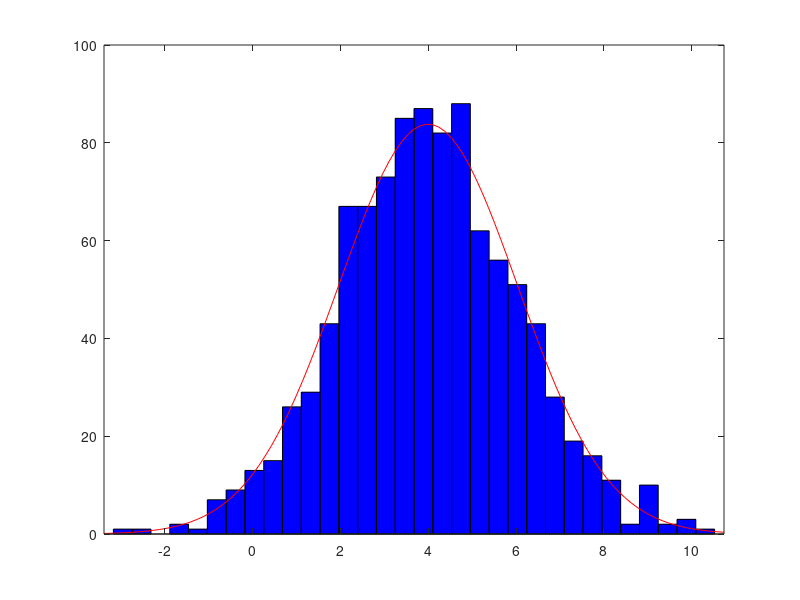
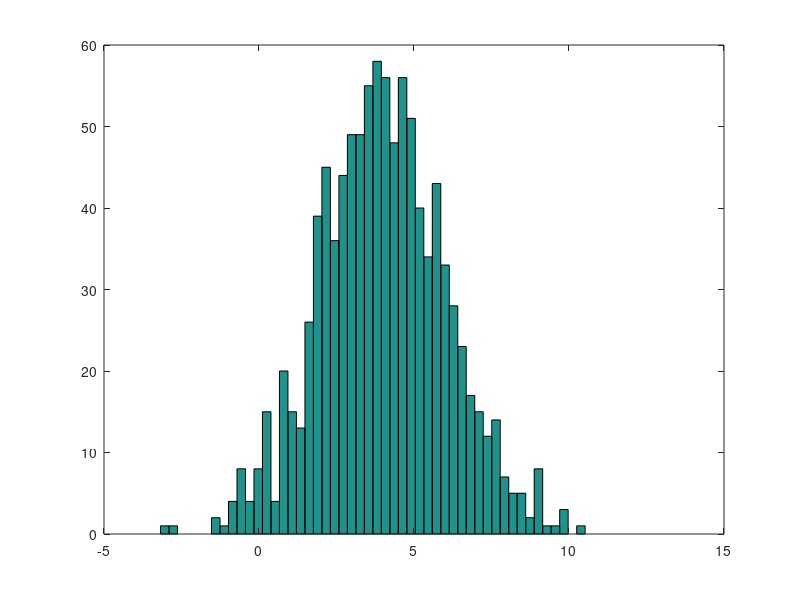

MATLAB code for these plots, in order:
clc
clear
% K numbers
K = 1000
mean = 4
std = 2
A = normrnd(mean, std, [1 K])
figure(1)
histfit(A)
figure(2)
hist(A,50)
